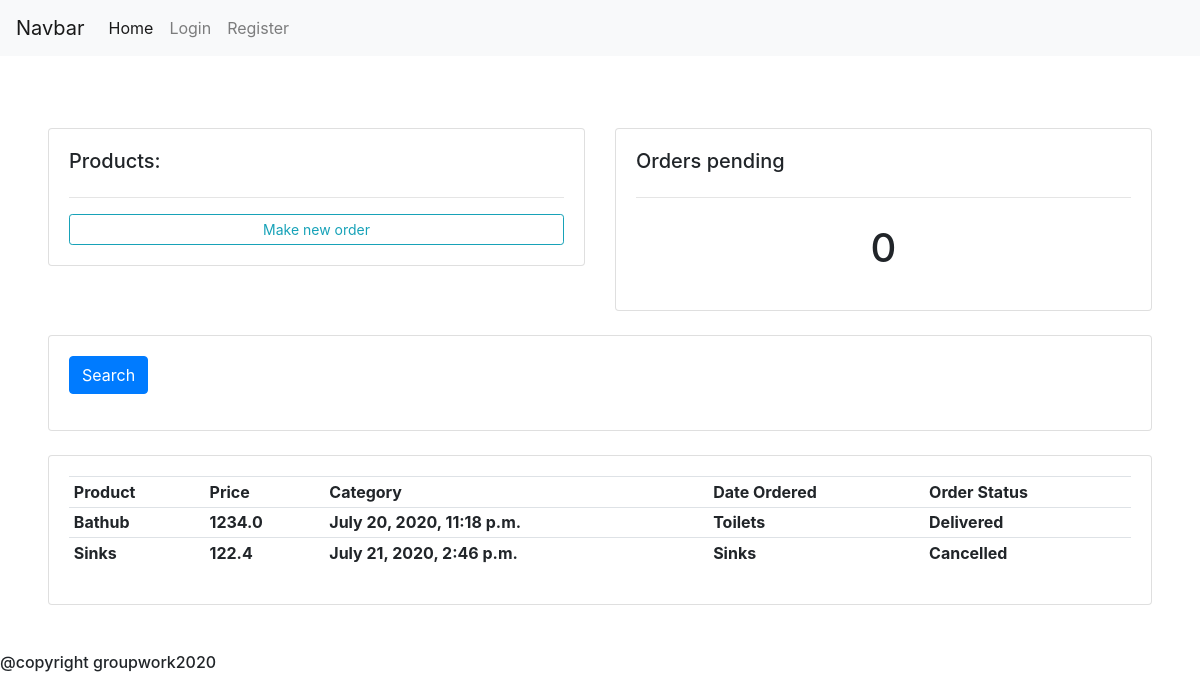
The page /customer/Jane/ on the database as committed earlier.
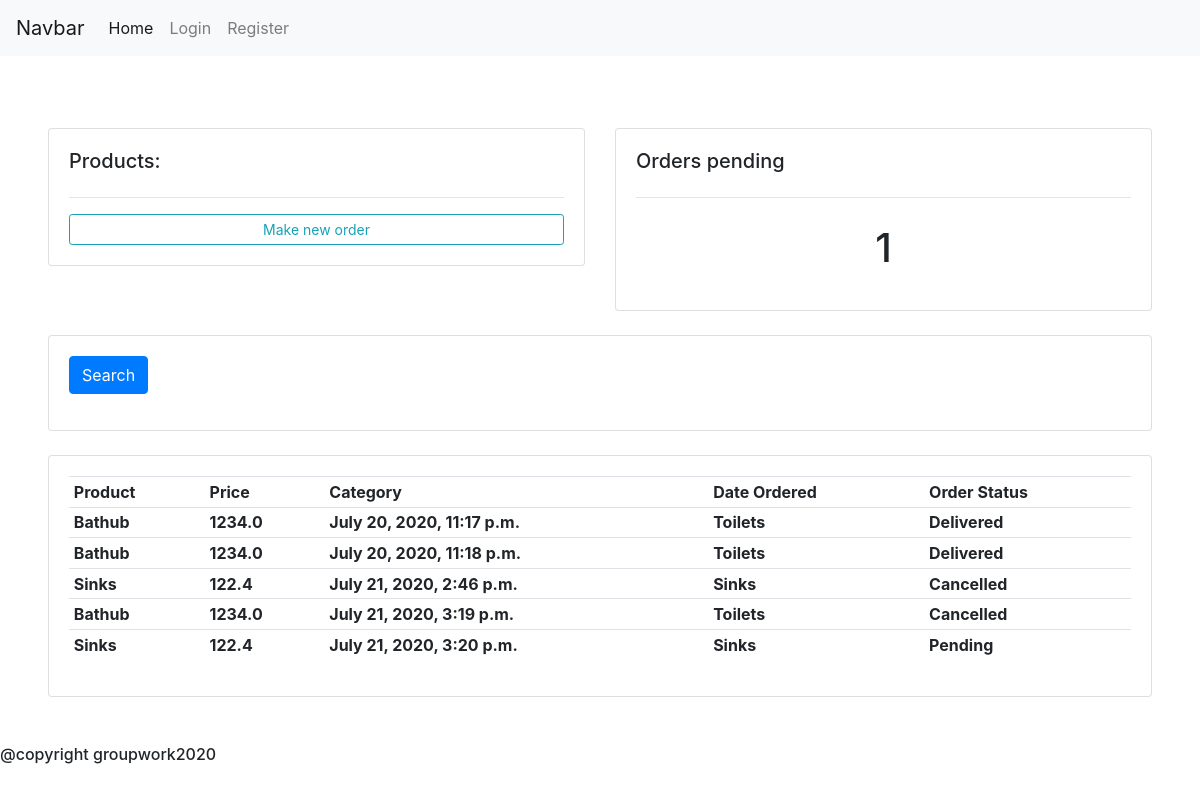
The same page on the database as committed later.
### main/models.py (models this page shows, shortened)
class Order(models.Model):
    STATUS =(
                ('Pending', 'Pending'),
                ('Cancelled', 'Cancelled'),
                ('Delivered', 'Delivered'),
            )
    customer = models.ForeignKey(Customer, null=True, on_delete = models.SET_NULL)
    product =models.ForeignKey(Product, null=True, on_delete = models.SET_NULL)
    status =models.CharField(max_length=200, null=True, choices=STATUS)
    date_created=models.DateTimeField(auto_now_add=True,  null=True)

class Product(models.Model):
    CATEGORY = (
                    ('Sinks', 'Sinks'),
                    ('Pipes', 'Pipes'),
                    ('Toilets', 'Toilets'),
                )
    name=models.CharField(max_length=200, null=True)
    price=models.FloatField(max_length=200, null=True)
    category=models.CharField(max_length=200, null=True,choices=CATEGORY)
    description=models.CharField(max_length=200, null=True, blank=True)
    date_created=models.DateTimeField(auto_now_add=True,  null=True)
    image_url = models.CharField(max_length=200, null=True,default='https://upload.wikimedia.org/wikipedia/commons/8/89/Portrait_Placeholder.png' )
    stock_number = models.IntegerField(null=True, default=0)

### main/views.py (the view)
# urls.py: path("customer/<slug:username>/", views.customer, name='user'),
def customer(request, username):
    username = Customer.objects.get(name=username)
    orders = username.order_set.all()
    orders_pending = orders.filter(status='Pending').count()
    context = {
        'username': username,
        'orders': orders,
        'orders_pending': orders_pending
    }
    return render(request, 'main/orders.html', context)

### main/templates/main/orders.html
{% extends 'main/base.html' %}
{% block content%}
	<br>
<div style="margin: 1%; padding: 3%">
<div class="row" >
	<div class="col-md">
		<div class="card card-body">
			<h5>Products:</h5>
			<hr>
			<a class="btn btn-outline-info  btn-sm btn-block" href="{% url 'main:createorder' %}">Make new order</a>
		</div>
	</div>
	<div class="col-md">
		<div class="card card-body">
			<h5>Orders pending</h5>
			<hr>
			<h1 style="text-align: center;padding: 10px">{{ orders_pending }}</h1>
		</div>
	</div>
</div>
<br>
<div class="row">
	<div class="col">
		<div class="card card-body">
			<form method="get">
		    <button class="btn btn-primary" type="submit">Search</button>
		  </form>
		</div>
	</div>
</div>
<br>
      <div class="row">
        <div class="col-md">
            <div class="card card-body">
                <table class="table table-sm">
                    <tr>
                        <th>Product</th>
                        <th>Price</th>
                        <th>Category</th>
                        <th>Date Ordered</th>
                        <th>Order Status</th>
                    </tr>
                      {% for order in orders %}
                    <tr>
                        <th>  {{order.product.name}}</th>
                        <th>  {{order.product.price}}</th>
                        <th>  {{order.date_created}}</th>
                        <th>  {{order.product.category}}</th>
                        <th>  {{order.status}}</th>
                    </tr>
                    {% endfor %}
                </table>
            </div>
        </div>
    </div>
</div>
{% endblock %}

Rows that differ between the two databases and show on the page:
now on this page (row edited): Order: product.name "Bathub", product.price "1234.0", date_created "July 20, 2020, 11:17 p.m.", product.category "Toilets", status "Delivered"
added Order: product.name "Bathub", product.price "1234.0", date_created "July 21, 2020, 3:19 p.m.", product.category "Toilets", status "Cancelled"
added Order: product.name "Sinks", product.price "122.4", date_created "July 21, 2020, 3:20 p.m.", product.category "Sinks", status "Pending"
Other text that changed with them:
{{ orders_pending }}: "0" → "1"
